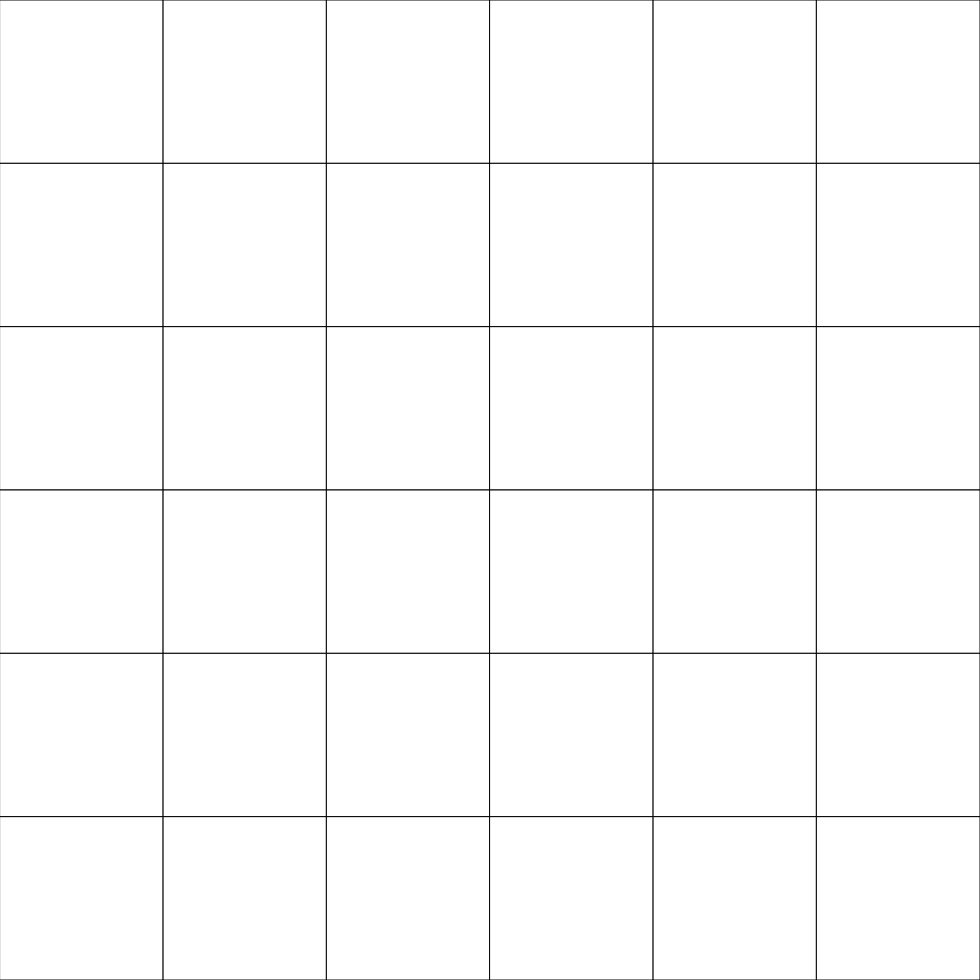
Frame 1 (no input)
Frame 60 (no input): identical to frame 1, image omitted
Frame 120 (the mouse pressed at the canvas centre since frame 60): identical to frame 1, image omitted

The p5.js sketch that drew this single still picture (run headless with seeded random() and noise() and a simulated clock; from frame 60 on, the mouse is pressed at the canvas centre):

// p5.js sketch
// ── sketch.js
/// <reference path="./node_modules/@types/p5/global.d.ts" />


//Computer Weights

const WEIGHT_COMPUTER = 3, WEIGHT_PLAYER = 4, WEIGHT_EMPTY = 1, WEIGHT_POPULATED = 5, WEIGHT_STREAK_PLAYER = 5, WEIGHT_STREAK_COMPUTER = 6;

const DIRECTIONS = [[1, 0], [-1, 1], [0, 1], [1, 1]];

//Other Values

const ROWS = 6;
const COLS = 6;
const CONNECT = 4;

const EMPTY = 0, PLAYER = 1, COMPUTER = 2, TIE = 3, PLAYING = 4;

const COLOR = {}
COLOR[EMPTY] = "#FFFFFF";
COLOR[PLAYER] = "#00FF00";
COLOR[COMPUTER] = "#FF0000";


let board;


function setup() {
    const dim = Math.min(windowWidth,windowHeight) - 20;
    createCanvas(dim,dim);
    newBoard();
}

function draw() {
    background(220);
    renderBoard();
}

function renderBoard() {
    strokeWeight(1);
    stroke('black');

    const w = width / COLS;
    const h = height / ROWS;

    for (var x = 0; x < COLS; x++) {
        for (var y = 0; y < ROWS; y++) {
            fill(COLOR[board[y][x]]);
            rect(x * w, y * h, w, h);
        }
    }
}

function newBoard() {
    board = Array.from({ length: ROWS }, () => Array.from({ length: COLS }, () => 0));
}

function move(player, x, y) {
    if (board[y][x] == EMPTY) {
        board[y][x] = player;
        return true;
    } else {
        return false;
    }
}

function mouseClicked() {
    var x = int(mouseX * COLS / width);
    var y = int(mouseY * ROWS / height);
    if (move(PLAYER, x, y)) {
        moveComputer();
    }
}

function moveComputer() {
    let bestMoves = []
    let currentEval = 0;

    for (var x = 0; x < COLS; x++) {
        for (var y = 0; y < ROWS; y++) {
            const eval_computer = evaluateLocation(x, y, COMPUTER) * WEIGHT_COMPUTER;
            const eval_player = evaluateLocation(x, y, PLAYER) * WEIGHT_PLAYER;
            const eval = eval_computer + eval_player;

            if (eval > currentEval) {
                currentEval = eval;
                bestMoves = [[x,y]];
            } else if (currentEval == eval) {
                bestMoves.push([x, y]);
            }
        }
    }

    let chosenMove = bestMoves[int(Math.random() * bestMoves.length)];
    move(COMPUTER, chosenMove[0], chosenMove[1]);
}

function evaluateLocation(x, y, player) {
    if (board[y][x] != EMPTY) {
        return -1;
    }

    let eval = 0;

    DIRECTIONS.forEach(direction => [-1, 1].forEach(c => {
        let countEmpty = 0, countPopulated = 0;
        for (var i = 0; i < CONNECT; i++) {
            var nx = x + direction[0] * i * c, ny = y + direction[1] * i * c;
            if (nx >= 0 && nx < COLS && ny >= 0 && ny < ROWS) {
                const loc = board[ny][nx];
                if (loc == EMPTY) {
                    countEmpty++;
                } else if (loc == player) {
                    countPopulated++;
                } else {
                    break;
                }
            }
        }
        if (countEmpty + countPopulated >= CONNECT - 1) {
            eval += int((countEmpty + WEIGHT_EMPTY + countPopulated * WEIGHT_POPULATED) * Math.pow(player == PLAYER ? WEIGHT_STREAK_PLAYER : WEIGHT_STREAK_COMPUTER, countPopulated));
        }
    }));


    return eval;
}
